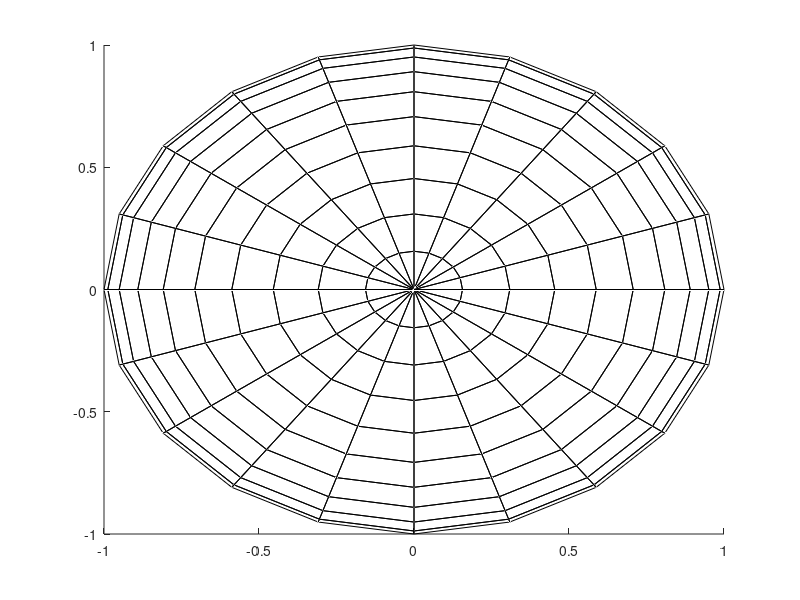

The MATLAB source for this figure: (Note: this script raises an error after producing the figure.)
figure
[x y z] = sphere(20); 
s = surface(x,y,z,'facecolor','interp','cdata',z);
set(s,'edgecolor','black','facealpha','flat','alphadata',x.*z);
alpha('scaled'); 
axis equal
box on
grid on
campos([2 13 10]); 
xlabel('X');
ylabel('Y');
zlabel('Z');
title('Sphere with Alpha Data');
plot2svg('asphere.svg');
